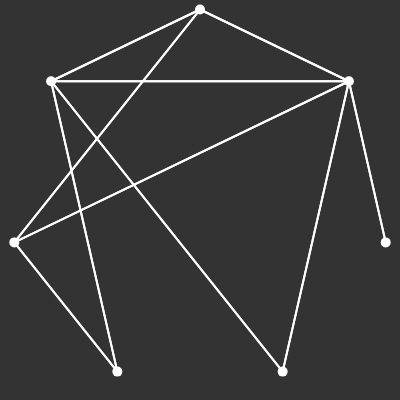
Frame 1 (no input)
Frame 60 (no input): identical to frame 1, image omitted
Frame 120 (the mouse pressed at the canvas centre since frame 60): identical to frame 1, image omitted

The p5.js sketch that drew this single still picture (run headless with seeded random() and noise() and a simulated clock; from frame 60 on, the mouse is pressed at the canvas centre):

// p5.js sketch
// ── sketch.js
// adj = [
//   [0,1,1,1],
//   [1,0,1,0],
//   [1,1,0,0],
//   [1,0,0,0]
// ]
let dtheta, len, rand2D, adj, nearest
let vertices = []
let sw = 10
function setup() {
  rand2D = function(size){
    let arr = []
    for(let i = 0; i < size; i++){
      let row = []
      for(let j = 0; j<= i; j++){
        if(i == j)
        row.push(0)
        else
        row.push(floor(random(2)))
      }
      arr.push(row)
    }
    for (let i = 0; i < size; i++) {
      let row = arr[i]
      for(let j = i+1; j < size; j++)
        row.push(arr[j][i])
    }
    return arr
  }
  adj = rand2D(7)
  createCanvas(400,400);
}

function draw() {
    background(51);

    let dtheta = TWO_PI / adj.length
    let len = min(width,height)/2.1
    for(let i = 0; i < adj.length ; i++){
      vertices.push(p5.Vector.fromAngle(i*dtheta-HALF_PI).mult(len).add(createVector(width/2,height/2)))
    }
    stroke(255)
    for(let i = 0; i < adj.length; i++){
      let v = vertices[i]
      strokeWeight(sw)
      point(v.x,v.y)
      strokeWeight(2)
      for(let j = 0; j < adj.length; j++){
        let w = vertices[j]
        if(adj[i][j])
          line(v.x,v.y,w.x,w.y)
      }
    }
    let p = createVector(mouseX,mouseY)
    nearest = -1//the hovered vertex's index
    let i = 0
    for(let v of vertices){
      if (v.dist(p) <= sw/2.0){
        nearest = i
        strokeWeight(2*sw)
        point(v.x,v.y)
        break
      }
      i++
    }
}
function mouseDragged(){
  if(nearest !== -1 && mouseIsPressed){
    vertices[nearest] = createVector(mouseX,mouseY)
  }
}

//not used, just for copying
function show(adj){
  /*
  display any adjacency matrix
  */
  let vertices = []
  let dtheta = TWO_PI / adj.length
  let len = min(width,height)/2.1
  for(let i = 0; i < adj.length ; i++){
    vertices.push(p5.Vector.fromAngle(i*dtheta-HALF_PI).mult(len).add(createVector(width/2,height/2)))
  }

  // push()
  // stroke(random(128,255),random(128,255),random(128,255))
  stroke(255)
  // translate(width/2,height/2)
  for(let i = 0; i < adj.length; i++){
    let v = vertices[i]
    strokeWeight(10)
    point(v.x,v.y)
    strokeWeight(2)
    for(let j = 0; j < adj.length; j++){
      let w = vertices[j]
      if(adj[i][j])
        line(v.x,v.y,w.x,w.y)
    }
  }
  // pop()
}

// ── style.css
/* html, body {
  margin: 0;
  padding: 0;
}
script {
    margin: auto;
    width: 50%;
    border: 3px solid green;
    padding: 10px;
} */
html, body {
  height: 100%;
}

body {
  margin: 0;
  display: flex;

  /* This centers our sketch horizontally. */
  justify-content: center;

  /* This centers our sketch vertically. */
  align-items: center;
}
